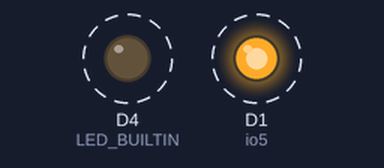
Bench run of a sketch on a simulated ESP8266 (NodeMCU). Parts: output pins drawn as LEDs (lit = HIGH, except the on-board LED, lit = LOW). Dashed ring = blinking.

Above: at 0.5 s.
Timing chart, 0 to 4.6 s (numbered marks = the images above):
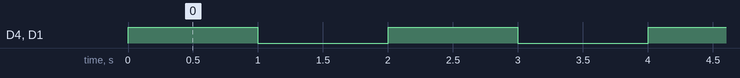

The sketch:

NodeBlinkTest.ino
```cpp
/*
 * For NodeMCU (8266) both D1 and 5 refer to the same pin
 * For others, such as "Generic ESP8266 Module", it will
 * report error of: 'D1' was not declared in this scope.
 */
const int io5 = D1;

// the setup function runs once when you press reset or power the board
void setup() {
  // initialize digital pins as an output.
  pinMode(LED_BUILTIN, OUTPUT);
  //pinMode(D1, OUTPUT);
  pinMode(io5, OUTPUT);
}

// the loop function runs over and over again forever
void loop() {

  digitalWrite(io5, HIGH);    //or  digitalWrite(D1, HIGH);
  digitalWrite(LED_BUILTIN, HIGH);
  delay(1000);


  digitalWrite(io5, LOW);
  digitalWrite(LED_BUILTIN, LOW);
  delay(1000);
}
```

Measured:
- by itself, D4 (LED_BUILTIN), D1 (io5): alternates HIGH for 1.0 s and LOW for 1.0 s
